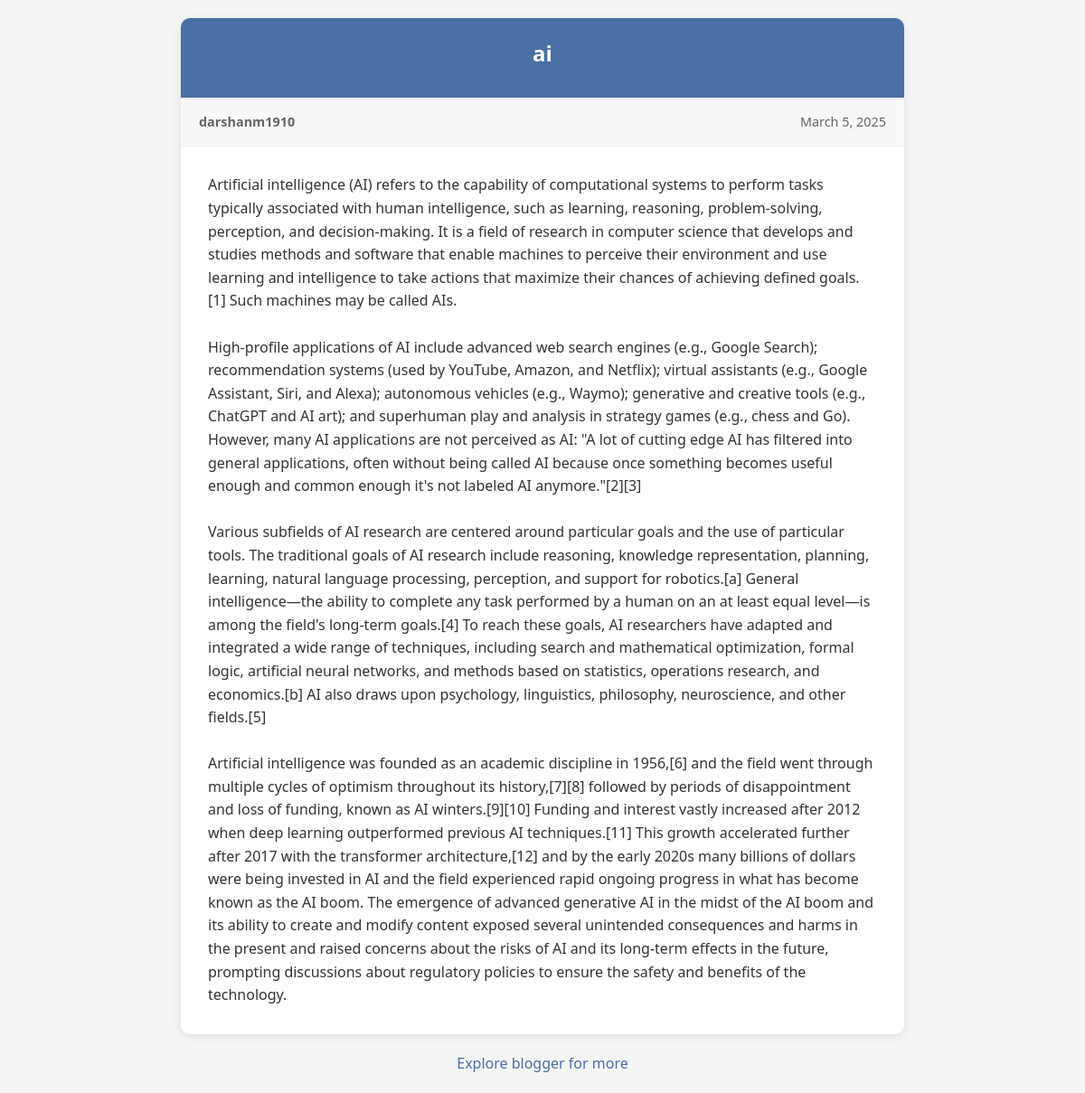
Page /blog/ai/3/ on the committed database.
### home/models.py (models this page shows, shortened)
class Blogs(models.Model):
    user_name=models.CharField(max_length=100)
    title=models.CharField(max_length=100,default='Blog')
    content =models.TextField(max_length=10000)
    date =models.DateField()
    ananymous=models.BooleanField(default=False)
    likes=models.IntegerField(default=0)
    blockcomments=models.BooleanField(default=False)
    reported=models.IntegerField(default=0)

### home/views.py (the view, shortened to what this page needs)
# urls.py: path("blog/<title>/<int:id>/",views.ananymousGetSharedblog,name="Get shared Blog"),
def ananymousGetSharedblog(request,title,id):
    data=Blogs.objects.get(id=id)
    title=title.replace('_',' ')
    if title != data.title:
        return HttpResponse('Invalid URL!')
    if isinstance(request.user, AnonymousUser):
        return render(request,'sharedBlog.html',{'blog': data })

### templates/sharedBlog.html (shortened to what this page needs)
<!DOCTYPE html>
<html lang="en">
<head>
</head>
<body>
    <div class="container">
        <header>
            <h1 class="blog-title" id="postTitle">{{blog.title}}</h1>
        </header>
        <div class="blog-meta">
            {% if blog.ananymous == True %}
            <div class="blog-author">
                <span class="author-name" id="authorName">Ananymous User</span>
            </div>
            {% else %}
            <div class="blog-author">
                <span class="author-name" id="authorName">{{blog.user_name}}</span>
            </div>
            {% endif %}
            <div class="blog-date" id="postDate">{{blog.date|date:"F j, Y"}}</div>
        </div>
        <p class="blog-content" id="postContent">{{blog.content|linebreaksbr}}</p>
    </div>
    <a href="/index" id="explore">Explore blogger for more</a>
</body>
</html>

### templates/sharedBlog.html (style rules this page uses)
* { margin: 0; padding: 0; box-sizing: border-box; }
body { font-family: 'Segoe UI', Tahoma, Geneva, Verdana, sans-serif; line-height: 1.6; color: #333; background-color: #f5f5f5; padding: 20px; }
.container { max-width: 800px; margin: 0 auto; background-color: white; border-radius: 10px; box-shadow: 0 2px 10px rgba(0, 0, 0, 0.1); overflow: hidden; }
header { background-color: #4a6fa5; color: white; padding: 20px; text-align: center; }
.blog-title { font-size: 1.5rem; margin-bottom: 10px; }
.blog-meta { display: flex; justify-content: space-between; padding: 15px 20px; background-color: #f8f8f8; border-bottom: 1px solid #eee; font-size: 0.9rem; color: #666; }
.blog-author { display: flex; align-items: center; }
.author-name { font-weight: bold; }
.blog-content { padding: 30px; }
#explore { display: block; text-align: center; margin-top: 20px; color: #4a6fa5; text-decoration: none; }

### rows in the picture
Blogs: title "ai", user_name "darshanm1910", date "March 5, 2025", content "Artificial intelligence (AI) refers to the capability of computational systems to perform tasks typically associated with human intelligence, such as learning, reasoning, problem-solving, perception, and decision-making. It is a field of research in computer science that develops and studies methods and software that enable machines to perceive their environment and use learning and intelligence to take actions that maximize their chances of achieving defined goals.[1] Such machines may be called AIs. High-profile applications of AI include advanced web search engines (e.g., Google Search); recommendation systems (used by YouTube, Amazon, and Netflix); virtual assistants (e.g., Google…"
